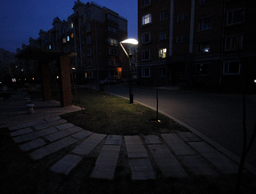
#> input picture py/py_software/imgs/land.bmp, 256 x 194 px, shrunk from 1039 x 789 before the run
$ python main.py
#> lines starting #> are read from the running program, lines starting #| are printed output that depends on the picture; after the words box and inside, x2 and y2 are one past the last pixel; in counts of white or black regions, pixels touching at a corner belong together
### py/py_software/init_map.py
from __future__ import annotations

import numpy as np


def initial_map(rgb: np.ndarray, eps: float = 1e-6) -> np.ndarray:
    """
    Compute initial illumination map: per-pixel max over RGB channels.
    Mirrors MATLAB initial_map.m but vectorized.

    reduce(arr[i][j][k], axis)
    axis=0->arr[all i][j][k]
    axis=1->arr[i][all j][k]
    axis=2->arr[i][j][all k] = arr[i][j][0],arr[i][j][1],arr[i][j][2]
    """
    illum = np.maximum.reduce(rgb, axis=2)
    illum[illum == 0] = eps
    return np.clip(illum, 0.0, 1.0)

### py/py_software/lime.py
from pathlib import Path
import time

from PIL import Image
import numpy as np

# ----- import python function ----- #
from init_map import initial_map
from alm import lime_trial
from gamma_corr import gamma_corr


def run_lime(
    out_dir: Path,
    img_in: np.ndarray,
    alpha: float = 6,
    mu0: float = 4,
    rho: float = 1.2,
    gamma: float = 1.1,
    k0: int = 1,
) -> np.ndarray:
    t0 = time.perf_counter()

    # also save the normalized input back (for reference)
    in_img = out_dir / "imput_image.bmp"
    Image.fromarray((np.clip(img_in, 0, 1) * 255).astype(np.uint8), mode="RGB").save(in_img)

    print("image size: ", img_in.shape)

    # ----- initialize illumination map ----- #
    illum = initial_map(img_in)
    print("initial illu map size: ", illum.shape)
    illum_out = out_dir / "initial_illum_map.bmp"
    Image.fromarray((illum * 255).astype(np.uint8), mode="L").save(illum_out)

    # ----- Augmented Lagrange Multiplier (lime_trial) ----- #
    Tout = lime_trial(illum, alpha=alpha, mu0=mu0, rho=rho, k0=k0)

    # refine to [0,1], save
    Tout_clipped = np.clip(np.abs(Tout), 0, 1)
    illum_refined_out = out_dir / "refined_illum_map.bmp"
    Image.fromarray((Tout_clipped * 255).astype(np.uint8), mode="L").save(illum_refined_out)

    # ----- Gamma Correction ----- #
    Tout_gamma = gamma_corr(Tout_clipped, gamma)
    illum_gamma_out = out_dir / "gamma_illum_map.bmp"
    Image.fromarray((np.clip(Tout_gamma, 0, 1) * 255).astype(np.uint8), mode="L").save(illum_gamma_out)

    # ----- Enhance image by dividing input with gamma-corrected illumination ----- #
    T3 = np.stack([np.clip(Tout_gamma, 1e-6, 1.0)] * 3, axis=2)
    img_enhanced = np.clip(img_in / T3, 0, 1)  # dot division RGB channel image
    enhanced_out = out_dir / "enhanced_image.bmp"
    Image.fromarray((img_enhanced * 255).astype(np.uint8), mode="RGB").save(enhanced_out)

    t1 = time.perf_counter()
    print("execution time: {:.6f} s".format(t1 - t0))
    return img_enhanced

### py/py_software/alm.py
from __future__ import annotations

import numpy as np


def maked_alt(m: int) -> np.ndarray:
    """Create forward-difference matrix D of shape (m, m+1)."""
    A = np.zeros((m, m + 1), dtype=np.float64)
    idx = np.arange(m)
    A[idx, idx] = -1.0
    A[idx, idx + 1] = 1.0
    # print("matrix D: ")
    # print(A)
    return A


def multiplyd(T: np.ndarray) -> np.ndarray:
    """
    Multiply D with T to get gradient (matches MATLAB multiplyd.m).
    Returns shape (2*m, n) stacked [Dx; Dy] in column-major order.
    """
    m, n = T.shape
    Dy = maked_alt(m)
    Dxt = maked_alt(n)
    Dx = Dxt.T

    # vertical gradient with wrap
    altTy = np.zeros((m + 1, n), dtype=np.float64)
    altTy[:m, :n] = T
    altTy[m, : n - 1] = T[0, 1:]
    altTy[m, n - 1] = T[0, 0]
    delTy = Dy @ altTy

    # horizontal gradient with wrap
    altTx = np.zeros((m, n + 1), dtype=np.float64)
    altTx[:, :n] = T
    altTx[:, n] = T[:, 0]
    delTx = altTx @ Dx

    dtx = delTx.reshape(m * n, order="F")
    dty = delTy.reshape(m * n, order="F")
    dt = np.concatenate((dtx, dty))
    return dt.reshape((2 * m, n), order="F")


def multiplydtrans(G: np.ndarray) -> np.ndarray:
    """
    Multiply D^T with G (matches MATLAB multiplydtrans.m).
    G shape is (2*m, n); returns (m, n).
    """
    # (2m, n) = (p, n)
    p, n = G.shape
    m = p // 2

    # flatten matrix G to a 2m by n vector(column major)
    g = G.reshape(p * n, order="F")
    # first m*n element is Gx, last m*n element is Gy
    Gx = g[: m * n].reshape((m, n), order="F")
    Gy = g[m * n :].reshape((m, n), order="F")

    Dyi = maked_alt(m)
    Dy = -Dyi
    Dxi = maked_alt(n)
    Dx = Dxi[:n, :n]
    Dx[:, 0] += Dxi[:n, n]  # wrap column

    altGy = np.zeros((m + 1, n), dtype=np.float64)
    altGy[1:, :] = Gy
    altGy[0, 1:] = Gy[m - 1, : n - 1]
    altGy[0, 0] = Gy[m - 1, n - 1]

    delGy = Dy @ altGy
    delGx = Gx @ Dx

    # ---- matrix size ----- #
    print("G   size: ", G.shape)
    print("Dyi size: ", Dyi.shape)
    print("Dy  size: ", Dy.shape)
    print("Dxi size: ", Dxi.shape)
    print("Dx  size: ", Dx.shape)
    print("altGy  size: ", altGy.shape)
    print("delGy  size: ", delGy.shape)
    print("delGx  size: ", delGx.shape)

    return delGx + delGy


def Tdenom(m: int, n: int, mu: float) -> np.ndarray:
    """Denominator used in updateT (matches MATLAB Tdenom.m)."""
    dxe = np.zeros((m, n), dtype=np.float64)
    dye = np.zeros((m, n), dtype=np.float64)
    dxe[1, 1] = -1.0
    dxe[1, 2 % n] = 1.0
    dye[1, 1] = -1.0
    dye[2 % m, 1] = 1.0

    dxf = np.fft.fftshift(np.fft.fft2(dxe))
    dxc = np.conj(dxf)
    dx_mod = dxc * dxf

    dyf = np.fft.fftshift(np.fft.fft2(dye))
    dyc = np.conj(dyf)
    dy_mod = dyc * dyf

    return 2.0 + mu * (dx_mod + dy_mod)


def shrinkage(A: np.ndarray, X: np.ndarray) -> np.ndarray:
    """Soft thresholding."""
    return np.sign(X) * np.maximum(np.abs(X) - A, 0.0)


def gaussian_kernel(size: int, sigma: float = 2.0) -> np.ndarray:
    """1D Gaussian kernel similar to fspecial('gaussian', [size,1], sigma)."""
    half = size // 2
    x = np.arange(-half, half + 1) if size % 2 else np.arange(-half, half)
    g = np.exp(-(x**2) / (2 * sigma * sigma))
    g /= g.sum()
    return g.reshape(-1, 1)


def make_weight_matrix(Ti: np.ndarray, ker_size: int = 5) -> np.ndarray:
    """Weight matrix using gradients of Ti (matches MATLAB make_weight_matrix.m)."""
    m, n = Ti.shape
    p = m * n
    delTi = multiplyd(Ti)
    dtvec = delTi.reshape(2 * p, order="F")

    dtx = dtvec[:p]
    dty = dtvec[p:]

    w_gauss = gaussian_kernel(ker_size, sigma=2.0).flatten()
    convl_x = np.convolve(dtx, w_gauss, mode="same")
    convl_y = np.convolve(dty, w_gauss, mode="same")
    W_x = 1.0 / (np.abs(convl_x) + 1e-4)
    W_y = 1.0 / (np.abs(convl_y) + 1e-4)

    W_vec = np.concatenate((W_x, W_y))
    return W_vec.reshape((2 * m, n), order="F")


def updateT(Ti: np.ndarray, mu: float, G: np.ndarray, U: np.ndarray) -> np.ndarray:
    """Update T sub-problem (matches MATLAB updateT.m)."""
    X = G - U # (G - Z/μ) -> matrix size = (2m,n)
    delX = multiplydtrans(X)
    Tnum = 2 * Ti + mu * delX
    Tn = np.fft.fftshift(np.fft.fft2(Tnum))

    m, n = Ti.shape
    Td = Tdenom(m, n, mu)
    Tnd = Tn / Td
    return np.real(np.fft.ifft2(np.fft.ifftshift(Tnd)))


def lime_trial(Ti: np.ndarray, alpha: float, mu0: float, rho: float, k0: int = 50) -> np.ndarray:
    """
    ADMM/ALM solver matching MATLAB lime_trial.m.
    Ti: initial illumination map (2D)
    alpha, mu0, rho: solver hyperparameters
    k0: iterations
    """
    m, n = Ti.shape
    k = 0
    mu = mu0
    Z = np.zeros((2 * m, n), dtype=np.float64) # 2m by n matrix
    G = np.zeros((2 * m, n), dtype=np.float64) # 2m by n matrix
    W = make_weight_matrix(Ti, ker_size=5)

    while k < k0:
        U = Z / mu  # Z / μ
        A = alpha * W / mu
        T = updateT(Ti, mu, G, U)
        delT = multiplyd(T)
        G = shrinkage(A, delT + U)
        B = delT - G
        Z = mu * (B + U)
        mu *= rho
        k += 1

    return T

### py/py_software/gamma_corr.py
import numpy as np


def gamma_corr(a: np.ndarray, gamma: float) -> np.ndarray:
    """Element-wise gamma correction, matches MATLAB gamma_corr.m."""
    return a ** gamma

### py/py_software/main.py
from pathlib import Path
from PIL import Image
from lime import run_lime
import numpy as np

if __name__ == "__main__":
    # get absolute path of this file
    root = Path(__file__).resolve().parent
    img = root / "imgs" / "land.bmp"
    out_dir = root / "imgs_lime1"
    out_dir.mkdir(parents=True, exist_ok=True)

    # normalize to [0,1] in main, pass arr to run_lime
    arr = np.asarray(Image.open(img).convert("RGB"), dtype=np.float64) / 255.0

    enhanced1 = run_lime(out_dir=out_dir, img_in=arr, k0=30)
#| image size:  (194, 256, 3)
#> in initial_map, `illum[illum == 0] = eps`: illum: shape (194, 256) float64; min 1e-06, max 1, mean 0.102
#| initial illu map size:  (194, 256)
#> in multiplyd, `altTy[m, : n - 1] = T[0, 1:]`: altTy: shape (195, 256) float64; min 0, max 1, mean 0.103
#> in multiplyd, `altTy[m, n - 1] = T[0, 0]`: altTy: shape (195, 256) float64; min 1e-06, max 1, mean 0.103
#> in multiplyd, `altTx[:, n] = T[:, 0]`: altTx: shape (194, 257) float64; min 1e-06, max 1, mean 0.102
#> after the loop in lime_trial, `while k < k0:`:
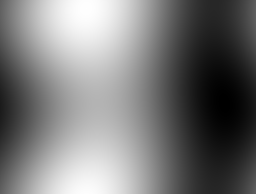
#> T: shape (194, 256) float64; min 0.0889, max 0.117, mean 0.102; drawn with min black and max white
#> after the loop in lime_trial, `while k < k0:`: k = 30; mu = 949.5
#> in run_lime, `img_enhanced = np.clip(img_in / T3, 0, 1)`:
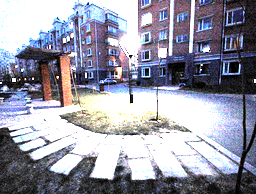
#> img_enhanced: shape (194, 256, 3) float64; mean R, G, B 0.591, 0.594, 0.651

    out_dir = root / "imgs_lime2"
    out_dir.mkdir(parents=True, exist_ok=True)
    arr_inv = 1 - arr
    img_inv = out_dir / "original_image_inverse.bmp"
    Image.fromarray((arr_inv * 255).astype(np.uint8), mode="RGB").save(img_inv)

    enhanced2 = run_lime(out_dir=out_dir, img_in=arr_inv, k0=30)
#| image size:  (194, 256, 3)
#> in initial_map (call 2), `illum[illum == 0] = eps`: illum: shape (194, 256) float64; min 1e-06, max 1, mean 0.941
#| initial illu map size:  (194, 256)
#> call 2 of make_weight_matrix, with ker_size = 5
#> in multiplyd (call 32), `altTy[m, : n - 1] = T[0, 1:]`:
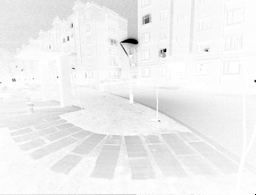
#> altTy: shape (195, 256) float64; min 0, max 1, mean 0.94
#> in multiplyd (call 32), `altTy[m, n - 1] = T[0, 0]`: altTy: shape (195, 256) float64; under 0.01% of pixels changed, all inside (x1, y1, x2, y2) = (255, 194, 256, 195)
#> in multiplyd (call 32), `altTx[:, n] = T[:, 0]`:
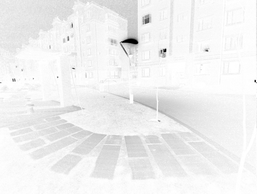
#> altTx: shape (194, 257) float64; min 1e-06, max 1, mean 0.941
#> in multiplyd (call 32), `delTx = altTx @ Dx`:
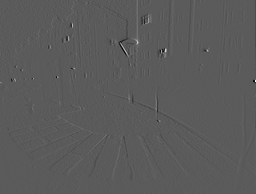
#> delTx: shape (194, 256) float64; min -0.506, max 0.91, mean -4.47e-21; drawn with min black and max white
#> in make_weight_matrix (call 2), `return W_vec.reshape((2 * m, n), order="F")`:
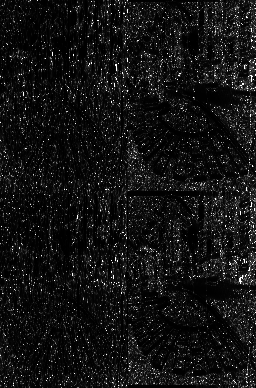
#> returned value: shape (388, 256) float64; min 1.86, max 10000, mean 757.2; drawn with min black and max white
#> the loop in lime_trial (call 2), `while k < k0:` made 30 passes
#> pass 1, in multiplyd (call 33), `delTy = Dy @ altTy`:
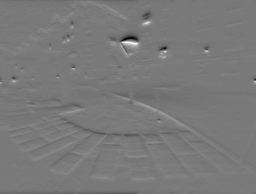
#> delTy: shape (194, 256) float64; min -0.177, max 0.194, mean -1.07e-19; drawn with min black and max white
    enhanced2_inv = 1- enhanced2
    over_ex_img = out_dir/"overexposure_enhanced_image.bmp"
    Image.fromarray((enhanced2_inv * 255).astype(np.uint8), mode="RGB").save(over_ex_img)

    # ---- add here ----- #
    # arr, enhance1, enhance2
    # matrix C, S, V

$ run again, with py/py_software/imgs/building.bmp copied over py/py_software/imgs/land.bmp
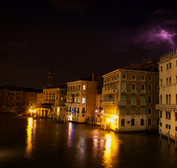
#> input picture py/py_software/imgs/building.bmp, 177 x 168 px, shrunk from 720 x 680 before the run
#| image size:  (168, 177, 3)
#| initial illu map size:  (168, 177)
#> after the loop in lime_trial, `while k < k0:`:
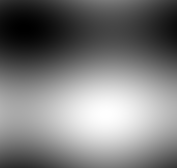
#> T: shape (168, 177) float64; min 0.199, max 0.227, mean 0.212; drawn with min black and max white
#> after the loop in lime_trial, `while k < k0:`: k = 30; mu = 949.5
#| image size:  (168, 177, 3)
#| initial illu map size:  (168, 177)
#> in run_lime (call 2), `Image.fromarray((np.clip(Tout_gamma, 0, 1) * 255).astype(np.uint8), mo..`:
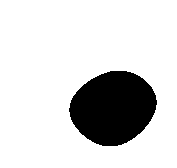
#> saved as gamma_illum_map.bmp: PIL image 177x168 L; values 241 (black) and 242 (white), 83.4% white; 1 black region, box (x1, y1, x2, y2) and area: (69, 71, 157, 146) 4941
